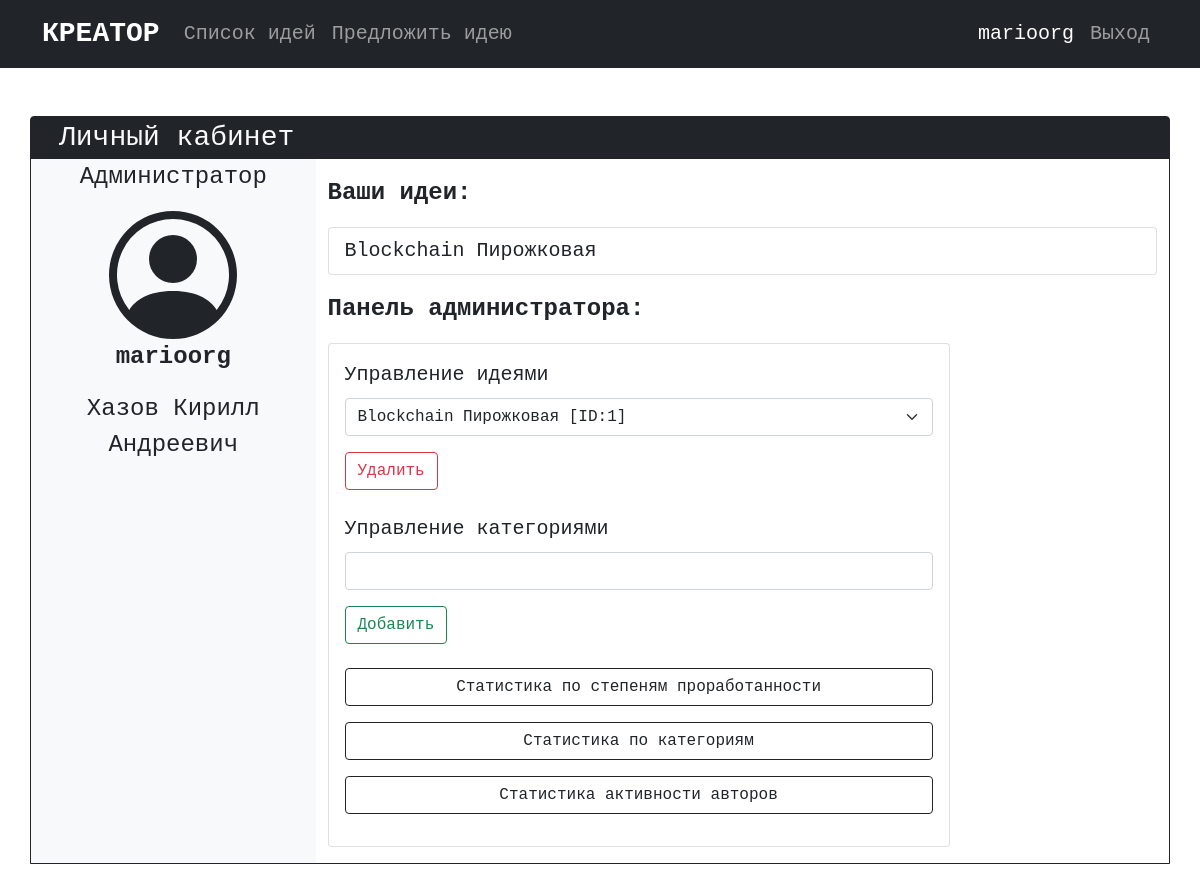
The app's page /account.php (signed in) with its own data.
### tables this page shows
CREATE TABLE `users` (
  `UserID` int NOT NULL,
  `FIO` text NOT NULL,
  `Login` varchar(20) NOT NULL,
  `Password` varchar(40) NOT NULL,
  `E-mail` varchar(40) NOT NULL,
  `Career` text NOT NULL,
  `Status` int NOT NULL
);

CREATE TABLE `ideas` (
  `IdeaID` int NOT NULL,
  `Title` text NOT NULL,
  `CategoryID` int NOT NULL,
  `Description` text NOT NULL,
  `UserID` int NOT NULL,
  `FeeID` int NOT NULL,
  `FeeAmount` int NOT NULL,
  `StageID` int NOT NULL
);

### account.php (the view, shortened to what this page needs)
<html>
    <head>
        <link href="https://cdn.jsdelivr.net/npm/bootstrap@5.1.3/dist/css/bootstrap.min.css" rel="stylesheet">
    </head>
    <body class="font-monospace">
        <nav class="navbar navbar-expand-lg navbar-dark bg-dark">
            <div class="container">
                <a class="navbar-brand fs-3 fw-bold" href="/">КРЕАТОР</a>
                <div class="collapse navbar-collapse fs-5" id="navbarContent">
                    <ul class="navbar-nav me-auto">
                        <li class="nav-item">
                            <a class="nav-link" href="/ideas.php">Список идей</a>
                        </li>
                        <li class="nav-item">
                            <a class="nav-link" href="/suggest.php">Предложить идею</a>
                        </li>
                    </ul>
                    <ul class="navbar-nav">
                    <?php
                        if (!isset($_SESSION['userid']))
                        {
                            echo '<li class="nav-item">
                                <a class="nav-link" href="/registration.php">Регистрация</a>
                            </li>
                            <li class="nav-item">
                                <a class="nav-link" href="/login.php">Войти</a>
                            </li>';
                        }
                        else
                        {
                            echo '<li class="nav-item">
                                <a class="nav-link active" aria-current="page" href="/account.php">'.$_SESSION['login'].'</a>
                            </li>
                            <li class="nav-item">
                                <a class="nav-link" href="/login.php?logout=true">Выход</a>
                            </li>';
                        }
                    ?>
                    </ul>
                </div>
            </div>
        </nav>
        <div class="container mt-5 mb-5 border border-dark rounded-top bg-dark">
            <div class="row text-light fs-3 ms-3">Личный кабинет</div>
            <div class="row bg-light">
                <div class="col-3 fs-4 text-center">
                    <?php
                        $userid = $_SESSION['userid'];
                        $database = mysqli_connect('localhost', 'root', '', 'creator');
                        $user_info = mysqli_query($database, "SELECT * FROM `users` WHERE `UserID` = $userid");
                        $info = mysqli_fetch_row($user_info);
                        if ($info[6] == 0) { echo '<p>Пользователь</p>'; }
                        else { echo '<p>Администратор</p>'; }
                    ?>
                    <?php
                        echo '<p><strong>'.$info[2].'</strong></p>';
                        echo '<p>'.$info[1].'</p>';
                    ?>
                </div>
                <div class="col bg-white fs-4">
                    <p class="mt-3 fw-bold">Ваши идеи:</p>
                    <?php
                        $user_ideas = mysqli_query($database, "SELECT * FROM `ideas` WHERE `UserID` = $userid");
                        if (mysqli_num_rows($user_ideas) > 0)
                        {
                            echo '<div class="list-group fs-5">';
                            while ($idea = mysqli_fetch_row($user_ideas))
                            {
                                echo '<a href="/idea.php?id='.$idea[0].'" class="list-group-item list-group-item-action">'.$idea[1].'</a>';
                            }
                            echo '</div>';
                        }
                        else
                        {
                            echo '<p><i>идеи не найдены ;(</i></p>';
                        }
                    ?>
                    <?php
                        if (isset($_SESSION['status']) && $_SESSION['status'] == 1)
                        {
                            echo '<p class="mt-3 fw-bold">Панель администратора:</p>';
                            echo '<div class="card card-body w-75 mb-3">';
                            echo '<form method="POST" action="/account.php">';
                            echo '<label for="idIdea" class="form-label fs-5">Управление идеями</label>
                            <select class="form-select mb-3" aria-label="Выберите идею" name="idIdea">';
                            $ideas_list = mysqli_query($database, "SELECT * FROM `ideas`");
                            while ($idea = mysqli_fetch_row($ideas_list))
                            {
                                echo '<option value="'.$idea[0].'">'.$idea[1].' [ID:'.$idea[0].']</option>';
                            }
                            echo '</select>';
                            echo '<button type="submit" class="btn btn-outline-danger">Удалить</button>';
                            echo '</form>';
                            echo '<form method="POST" action="/account.php">';
                            echo '<label for="titleCategory" class="form-label fs-5">Управление категориями</label>
                            <input type="text" class="form-control mb-3" id="titleCategory" name="titleCategory" maxlength="16" required>';
                            echo '<button type="submit" class="btn btn-outline-success">Добавить</button>';
                            echo '</form>';
                            echo '<a class="btn btn-outline-dark mb-3" data-bs-toggle="collapse" href="#statistics1" role="button" aria-expanded="false" aria-controls="statistics1">Статистика по степеням проработанности</a>';
                            echo '<a class="btn btn-outline-dark mb-3" data-bs-toggle="collapse" href="#statistics2" role="button" aria-expanded="false" aria-controls="statistics2">Статистика по категориям</a>';
                            echo '<a class="btn btn-outline-dark mb-3" data-bs-toggle="collapse" href="#statistics3" role="button" aria-expanded="false" aria-controls="statistics3">Статистика активности авторов</a>';
                            echo '</div>';
                        }
                    ?>
                </div>
            </div>
        </div>
    </body>
</html>

### records on screen
users: Login "marioorg", FIO "Хазов Кирилл Андреевич"
ideas: Title "Blockchain Пирожковая"

### other values on screen
$_SESSION['login'] "marioorg"
form field idIdea "Blockchain Пирожковая [ID:1]"
